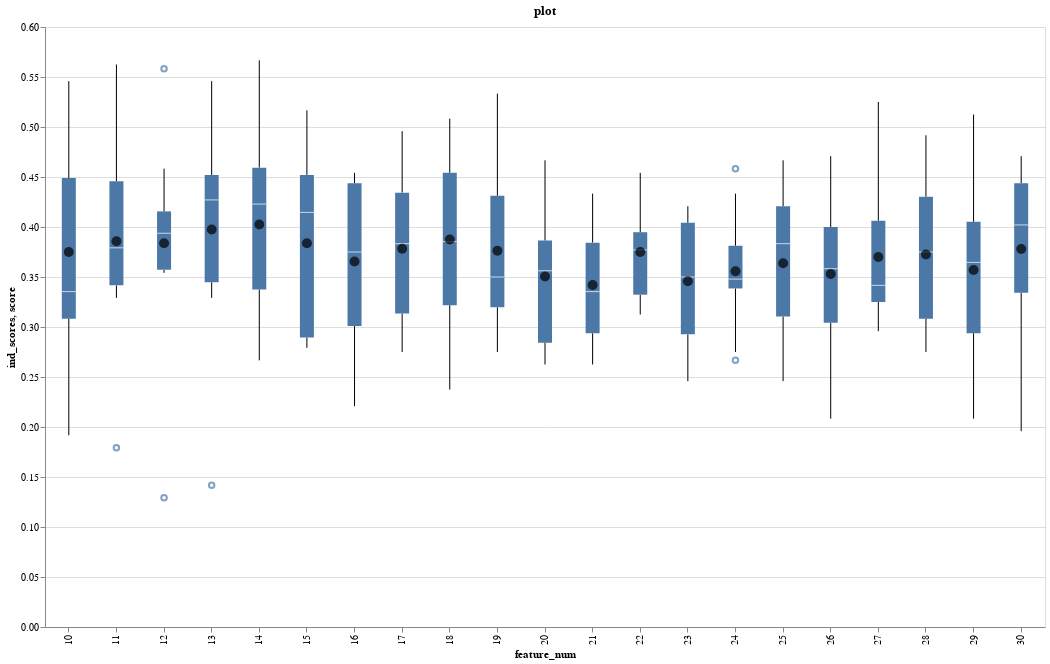

The code cell stored with this chart in its notebook:
### Code cell
bp_preprocessing.altair_feature_selection_chart(dectree_stats,uniqueness=3)

### Figure 1 — Vega-Lite specification as saved in the notebook (floating-point values rounded to 4 significant figures; data arrays with more than 128 entries replaced by an {"elided": "..."} marker saying what was removed)
{"config": {"view": {"continuousWidth": 400, "continuousHeight": 300}}, "layer": [{"data": {"name": "data-697ab0435a032827f3ee945ab4b43a3a"}, "mark": "boxplot", "encoding": {"x": {"field": "feature_num", "type": "ordinal"}, "y": {"field": "ind_scores", "type": "quantitative"}}, "selection": {"selector009": {"type": "single", "empty": "none"}, "selector010": {"type": "interval", "bind": "scales", "encodings": ["x", "y"]}}}, {"data": {"name": "data-71aa4c59babfbc8ae140c42141145201"}, "mark": {"type": "point", "color": "black", "filled": true, "size": 100}, "encoding": {"x": {"field": "feature_num", "title": "feature_num", "type": "ordinal"}, "y": {"field": "avg_score", "title": "score", "type": "quantitative"}}, "selection": {"selector009": {"type": "single", "empty": "none"}}}, {"data": {"name": "data-71aa4c59babfbc8ae140c42141145201"}, "mark": {"type": "text", "baseline": "bottom", "dy": -75}, "encoding": {"text": {"field": "featuresX", "type": "nominal"}, "y": {"field": "zero", "type": "quantitative"}}, "transform": [{"filter": {"selection": "selector009"}}]}], "height": 600, "title": "plot", "width": 1000, "$schema": "https://vega.github.io/schema/vega-lite/v4.17.0.json", "datasets": {"data-697ab0435a032827f3ee945ab4b43a3a": {"elided": "210 records"}, "data-71aa4c59babfbc8ae140c42141145201": [{"feature_num": 10, "ind_scores": [0.2917, 0.3042, 0.325, 0.1917, 0.4583, 0.3208, 0.3458, 0.4208, 0.5458, 0.5458], "avg_score": 0.375, "stdev": 0.1092, "ci68": "(0.26639407430165163, 0.4836059256983485)", "yerr": 0.1086, "features": [["TAU", "HYI", "PZP", "CO6A2", "METRN", "FSCN1", "CO7", "SUMO4", "CEMIP", "1433G"], ["1433Z", "C1QT4", "POTEJ", "CO6A2", "AK1C1", "KLK11", "1433G", "TAU", "GLT15", "MMP2"], ["1433G", "CO7", "TWSG1", "AK1C1", "NPY", "AMY2B", "1433Z", "PAL4A", "MA1C1", "TAU"], ["TAU", "CLMP", "MST1L", "PGBM", "HORN", "FUCO", "SEPR", "1433Z", "CBLN4", "GDIA"], ["GDIA", "C1QB", "PPIB", "PILRA", "TMM25", "TAU", "CLMP", "VWF", "1433G", "CO7"], ["PGK1", "PHLB3", "FCGBP", "POTEJ", "TAU", "MMP2", "1433G", "NPTX2", "FCG3A", "CHLE"], ["1433G", "CBLN2", "SEPR", "HYAL1", "ANXA2", "TAU", "ABHEA", "AK1C1", "1433B", "PAL4A"], ["TAU", "CSF2R", "MA1C1", "SV2A", "1433Z", "CO6A2", "AK1C1", "CO7", "PPT1", "1433G"], ["TAU", "NEDD8", "HYI", "MMP2", "LV214", "1433G", "CAH10", "AK1C1", "PAL4A", "ERAP2"], ["TAU", "XYLT1", "CO7", "CO6A2", "TRFM", "1433G", "AK1C1", "PAL4A", "MA1C1", "ACBP"]], "uniqueX_features_ina_string": "1433G, 1433Z, AK1C1, CO6A2, CO7, MA1C1, MMP2, PAL4A, TAU", "featuresX": ["1433G, 1433Z, AK1C1, CO6A2, CO7, MA1C1, MMP2, PAL4A, TAU"], "zero": 0}, {"feature_num": 11, "ind_scores": [0.3292, 0.3667, 0.4542, 0.1792, 0.3667, 0.3333, 0.3917, 0.4208, 0.4542, 0.5625], "avg_score": 0.3858, "stdev": 0.09551, "ci68": "(0.2908523374977068, 0.48081432916895983)", "yerr": 0.09498, "features": [["TAU", "HYI", "PZP", "CO6A2", "METRN", "FSCN1", "CO7", "SUMO4", "CEMIP", "1433G", "HBAZ"], ["1433Z", "C1QT4", "POTEJ", "CO6A2", "AK1C1", "KLK11", "1433G", "TAU", "GLT15", "MMP2", "CHIT1"], ["1433G", "CO7", "TWSG1", "AK1C1", "NPY", "AMY2B", "1433Z", "PAL4A", "MA1C1", "TAU", "MMP2"], ["TAU", "CLMP", "MST1L", "PGBM", "HORN", "FUCO", "SEPR", "1433Z", "CBLN4", "GDIA", "GALNS"], ["GDIA", "C1QB", "PPIB", "PILRA", "TMM25", "TAU", "CLMP", "VWF", "1433G", "CO7", "PAL4A"], ["PGK1", "PHLB3", "FCGBP", "POTEJ", "TAU", "MMP2", "1433G", "NPTX2", "FCG3A", "CHLE", "FREM2"], ["1433G", "CBLN2", "SEPR", "HYAL1", "ANXA2", "TAU", "ABHEA", "AK1C1", "1433B", "PAL4A", "FRIL"], ["TAU", "CSF2R", "MA1C1", "SV2A", "1433Z", "CO6A2", "AK1C1", "CO7", "PPT1", "1433G", "SCUB1"], ["TAU", "NEDD8", "HYI", "MMP2", "LV214", "1433G", "CAH10", "AK1C1", "PAL4A", "ERAP2", "PRG4"], ["TAU", "XYLT1", "CO7", "CO6A2", "TRFM", "1433G", "AK1C1", "PAL4A", "MA1C1", "ACBP", "HORN"]], "uniqueX_features_ina_string": "1433G, 1433Z, AK1C1, CO6A2, CO7, MA1C1, MMP2, PAL4A, TAU", "featuresX": ["1433G, 1433Z, AK1C1, CO6A2, CO7, MA1C1, MMP2, PAL4A, TAU"], "zero": 0}, {"feature_num": 12, "ind_scores": [0.3542, 0.3792, 0.3667, 0.1292, 0.4167, 0.3542, 0.4125, 0.4083, 0.5583, 0.4583], "avg_score": 0.3837, "stdev": 0.1027, "ci68": "(0.2816388380842159, 0.4858611619157841)", "yerr": 0.1021, "features": [["TAU", "HYI", "PZP", "CO6A2", "METRN", "FSCN1", "CO7", "SUMO4", "CEMIP", "1433G", "HBAZ", "PAL4A"], ["1433Z", "C1QT4", "POTEJ", "CO6A2", "AK1C1", "KLK11", "1433G", "TAU", "GLT15", "MMP2", "CHIT1", "CADH5"], ["1433G", "CO7", "TWSG1", "AK1C1", "NPY", "AMY2B", "1433Z", "PAL4A", "MA1C1", "TAU", "MMP2", "GMFB"], ["TAU", "CLMP", "MST1L", "PGBM", "HORN", "FUCO", "SEPR", "1433Z", "CBLN4", "GDIA", "GALNS", "PGK1"], ["GDIA", "C1QB", "PPIB", "PILRA", "TMM25", "TAU", "CLMP", "VWF", "1433G", "CO7", "PAL4A", "CADH5"], ["PGK1", "PHLB3", "FCGBP", "POTEJ", "TAU", "MMP2", "1433G", "NPTX2", "FCG3A", "CHLE", "FREM2", "1433Z"], ["1433G", "CBLN2", "SEPR", "HYAL1", "ANXA2", "TAU", "ABHEA", "AK1C1", "1433B", "PAL4A", "FRIL", "CO7"], ["TAU", "CSF2R", "MA1C1", "SV2A", "1433Z", "CO6A2", "AK1C1", "CO7", "PPT1", "1433G", "SCUB1", "SLIK2"], ["TAU", "NEDD8", "HYI", "MMP2", "LV214", "1433G", "CAH10", "AK1C1", "PAL4A", "ERAP2", "PRG4", "CNTP5"], ["TAU", "XYLT1", "CO7", "CO6A2", "TRFM", "1433G", "AK1C1", "PAL4A", "MA1C1", "ACBP", "HORN", "IGF2"]], "uniqueX_features_ina_string": "1433G, 1433Z, AK1C1, CO6A2, CO7, MA1C1, MMP2, PAL4A, TAU", "featuresX": ["1433G, 1433Z, AK1C1, CO6A2, CO7, MA1C1, MMP2, PAL4A, TAU"], "zero": 0}, {"feature_num": 13, "ind_scores": [0.3542, 0.3292, 0.4542, 0.1417, 0.3417, 0.5458, 0.4125, 0.4417, 0.5083, 0.4458], "avg_score": 0.3975, "stdev": 0.1082, "ci68": "(0.28987548762335164, 0.5051245123766485)", "yerr": 0.1076, "features": {"elided": "10x13 str values"}, "uniqueX_features_ina_string": "1433G, 1433Z, AK1C1, CO6A2, CO7, MA1C1, MMP2, PAL4A, PGK1, PPT1, TAU", "featuresX": ["1433G, 1433Z, AK1C1, CO6A2, CO7, MA1C1, MMP2, PAL4A, PGK1, PPT1, TAU"], "zero": 0}, {"feature_num": 14, "ind_scores": [0.4208, 0.4667, 0.375, 0.2708, 0.325, 0.2667, 0.425, 0.4375, 0.4708, 0.5667], "avg_score": 0.4025, "stdev": 0.08964, "ci68": "(0.3133563123956056, 0.4916436876043944)", "yerr": 0.08914, "features": {"elided": "10x14 str values"}, "uniqueX_features_ina_string": "1433G, 1433Z, AK1C1, CADH5, CO6A2, CO7, MA1C1, MMP2, PAL4A, PGK1, PPT1, TAU", "featuresX": ["1433G, 1433Z, AK1C1, CADH5, CO6A2, CO7, MA1C1, MMP2, PAL4A, PGK1, PPT1, TAU"], "zero": 0}, {"feature_num": 15, "ind_scores": [0.2958, 0.4167, 0.4125, 0.2833, 0.2875, 0.2792, 0.4625, 0.4625, 0.4208, 0.5167], "avg_score": 0.3837, "stdev": 0.08448, "ci68": "(0.29973755785446443, 0.46776244214553553)", "yerr": 0.08401, "features": {"elided": "10x15 str values"}, "uniqueX_features_ina_string": "1433G, 1433Z, AK1C1, CADH5, CO6A2, CO7, MA1C1, MMP2, PAL4A, PGK1, PPT1, TAU", "featuresX": ["1433G, 1433Z, AK1C1, CADH5, CO6A2, CO7, MA1C1, MMP2, PAL4A, PGK1, PPT1, TAU"], "zero": 0}, {"feature_num": 16, "ind_scores": [0.4458, 0.3375, 0.4542, 0.2958, 0.2208, 0.3167, 0.4375, 0.4125, 0.2792, 0.4542], "avg_score": 0.3654, "stdev": 0.08122, "ci68": "(0.284642466600725, 0.4461908667326083)", "yerr": 0.08077, "features": {"elided": "10x16 str values"}, "uniqueX_features_ina_string": "1433G, 1433Z, AK1C1, CADH5, CLMP, CO6A2, CO7, MA1C1, MMP2, PAL4A, PGK1, PPT1, TAU", "featuresX": ["1433G, 1433Z, AK1C1, CADH5, CLMP, CO6A2, CO7, MA1C1, MMP2, PAL4A, PGK1, PPT1, TAU"], "zero": 0}, {"feature_num": 17, "ind_scores": [0.4958, 0.375, 0.4583, 0.3125, 0.275, 0.3167, 0.4125, 0.4417, 0.3042, 0.3917], "avg_score": 0.3783, "stdev": 0.07063, "ci68": "(0.30809271749640127, 0.4485739491702654)", "yerr": 0.07024, "features": {"elided": "10x17 str values"}, "uniqueX_features_ina_string": "1433B, 1433G, 1433Z, AK1C1, CADH5, CLMP, CO6A2, CO7, FREM2, MA1C1, MMP2, PAL4A, PGK1, PPT1, SUMO4, TAU", "featuresX": ["1433B, 1433G, 1433Z, AK1C1, CADH5, CLMP, CO6A2, CO7, FREM2, MA1C1, MMP2, PAL4A, PGK1, PPT1, SUMO4, TAU"], "zero": 0}, {"feature_num": 18, "ind_scores": [0.5083, 0.2375, 0.4542, 0.3125, 0.325, 0.3333, 0.4375, 0.4542, 0.3208, 0.4917], "avg_score": 0.3875, "stdev": 0.08732, "ci68": "(0.30066269856064204, 0.47433730143935804)", "yerr": 0.08684, "features": {"elided": "10x18 str values"}, "uniqueX_features_ina_string": "1433B, 1433G, 1433Z, AK1C1, CADH5, CHIT1, CLMP, CO6A2, CO7, FREM2, MA1C1, MMP2, PAL4A, PGK1, PPT1, SUMO4, TAU", "featuresX": ["1433B, 1433G, 1433Z, AK1C1, CADH5, CHIT1, CLMP, CO6A2, CO7, FREM2, MA1C1, MMP2, PAL4A, PGK1, PPT1, SUMO4, TAU"], "zero": 0}, {"feature_num": 19, "ind_scores": [0.4458, 0.3875, 0.5333, 0.3125, 0.3375, 0.3167, 0.4625, 0.3625, 0.3292, 0.275], "avg_score": 0.3762, "stdev": 0.07672, "ci68": "(0.2999575770693472, 0.4525424229306528)", "yerr": 0.07629, "features": {"elided": "10x19 str values"}, "uniqueX_features_ina_string": "1433B, 1433G, 1433Z, AK1C1, CADH5, CHIT1, CLMP, CO6A2, CO7, FREM2, MA1C1, MMP2, PAL4A, PGK1, PPT1, SUMO4, TAU", "featuresX": ["1433B, 1433G, 1433Z, AK1C1, CADH5, CHIT1, CLMP, CO6A2, CO7, FREM2, MA1C1, MMP2, PAL4A, PGK1, PPT1, SUMO4, TAU"], "zero": 0}, {"feature_num": 20, "ind_scores": [0.4458, 0.275, 0.4667, 0.2625, 0.3458, 0.2792, 0.3667, 0.3708, 0.3, 0.3917], "avg_score": 0.3504, "stdev": 0.06787, "ci68": "(0.2829272626537721, 0.4179060706795612)", "yerr": 0.06749, "features": {"elided": "10x20 str values"}, "uniqueX_features_ina_string": "1433B, 1433G, 1433Z, AK1C1, CADH5, CHIT1, CLMP, CO6A2, CO7, FREM2, MA1C1, MMP2, PAL4A, PGK1, PPT1, SUMO4, TAU", "featuresX": ["1433B, 1433G, 1433Z, AK1C1, CADH5, CHIT1, CLMP, CO6A2, CO7, FREM2, MA1C1, MMP2, PAL4A, PGK1, PPT1, SUMO4, TAU"], "zero": 0}, {"feature_num": 21, "ind_scores": [0.4333, 0.2875, 0.4292, 0.3125, 0.2708, 0.3208, 0.35, 0.3625, 0.3917, 0.2625], "avg_score": 0.3421, "stdev": 0.05879, "ci68": "(0.2836178052958146, 0.40054886137085216)", "yerr": 0.05847, "features": {"elided": "10x21 str values"}, "uniqueX_features_ina_string": "1433B, 1433G, 1433Z, AK1C1, AMY2B, CADH5, CBLN2, CEMIP, CHIT1, CLMP, CO6A2, CO7, FREM2, MA1C1, MMP2, PAL4A, PGK1, PPT1, SUMO4, TAU", "featuresX": ["1433B, 1433G, 1433Z, AK1C1, AMY2B, CADH5, CBLN2, CEMIP, CHIT1, CLMP, CO6A2, CO7, FREM2, MA1C1, MMP2, PAL4A, PGK1, PPT1, SUMO4, TAU"], "zero": 0}, {"feature_num": 22, "ind_scores": [0.4458, 0.3875, 0.4542, 0.3125, 0.3917, 0.3542, 0.3958, 0.3167, 0.3667, 0.325], "avg_score": 0.375, "stdev": 0.0474, "ci68": "(0.32786513242432974, 0.42213486757567037)", "yerr": 0.04713, "features": {"elided": "10x22 str values"}, "uniqueX_features_ina_string": "1433B, 1433G, 1433Z, AK1C1, AMY2B, CADH5, CBLN2, CEMIP, CHIT1, CHLE, CLMP, CO6A2, CO7, FREM2, MA1C1, MMP2, PAL4A, PGK1, PPT1, SUMO4, TAU", "featuresX": ["1433B, 1433G, 1433Z, AK1C1, AMY2B, CADH5, CBLN2, CEMIP, CHIT1, CHLE, CLMP, CO6A2, CO7, FREM2, MA1C1, MMP2, PAL4A, PGK1, PPT1, SUMO4, TAU"], "zero": 0}, {"feature_num": 23, "ind_scores": [0.4208, 0.2792, 0.4167, 0.35, 0.3333, 0.2792, 0.35, 0.3667, 0.4167, 0.2458], "avg_score": 0.3458, "stdev": 0.05931, "ci68": "(0.28685467706752, 0.40481198959914666)", "yerr": 0.05898, "features": {"elided": "10x23 str values"}, "uniqueX_features_ina_string": "1433B, 1433G, 1433Z, AK1C1, AMY2B, CADH5, CBLN2, CEMIP, CHIT1, CHLE, CLMP, CO6A2, CO7, FREM2, GDIA, GUAD, IGF2, MA1C1, MMP2, PAL4A, PGK1, - PPT1, SUMO4, TAU", "featuresX": ["1433B, 1433G, 1433Z, AK1C1, AMY2B, CADH5, CBLN2, CEMIP, CHIT1, CHLE, CLMP, CO6A2, CO7, FREM2, GDIA, GUAD, IGF2, MA1C1, MMP2, PAL4A, PGK1, ", " PPT1, SUMO4, TAU"], "zero": 0}, {"feature_num": 24, "ind_scores": [0.4333, 0.3417, 0.3875, 0.3625, 0.35, 0.2667, 0.3458, 0.4583, 0.3375, 0.275], "avg_score": 0.3558, "stdev": 0.0572, "ci68": "(0.2989530565680876, 0.41271361009857904)", "yerr": 0.05688, "features": {"elided": "10x24 str values"}, "uniqueX_features_ina_string": "1433B, 1433G, 1433Z, AK1C1, AMY2B, CADH5, CBLN2, CEMIP, CHIT1, CHLE, CLMP, CO6A2, CO7, FREM2, GDIA, GUAD, IGF2, MA1C1, MMP2, PAL4A, PGK1, - PPT1, SUMO4, TAU", "featuresX": ["1433B, 1433G, 1433Z, AK1C1, AMY2B, CADH5, CBLN2, CEMIP, CHIT1, CHLE, CLMP, CO6A2, CO7, FREM2, GDIA, GUAD, IGF2, MA1C1, MMP2, PAL4A, PGK1, ", " PPT1, SUMO4, TAU"], "zero": 0}, {"feature_num": 25, "ind_scores": [0.4458, 0.3167, 0.4042, 0.425, 0.4667, 0.3083, 0.3625, 0.4083, 0.2542, 0.2458], "avg_score": 0.3638, "stdev": 0.07477, "ci68": "(0.28939505913582075, 0.4381049408641793)", "yerr": 0.07435, "features": {"elided": "10x25 str values"}, "uniqueX_features_ina_string": "1433B, 1433G, 1433T, 1433Z, AK1C1, AMY2B, CADH5, CBLN2, CEMIP, CHIT1, CHLE, CLMP, CO6A2, CO7, FREM2, GDIA, GUAD, HLAA, IGF2, MA1C1, MMP2, - PAL4A, PGK1, PPT1, SUMO4, TAU, VWF", "featuresX": ["1433B, 1433G, 1433T, 1433Z, AK1C1, AMY2B, CADH5, CBLN2, CEMIP, CHIT1, CHLE, CLMP, CO6A2, CO7, FREM2, GDIA, GUAD, HLAA, IGF2, MA1C1, MMP2, ", " PAL4A, PGK1, PPT1, SUMO4, TAU, VWF"], "zero": 0}, {"feature_num": 26, "ind_scores": [0.4458, 0.3292, 0.4708, 0.2958, 0.3875, 0.3542, 0.4042, 0.2708, 0.3625, 0.2083], "avg_score": 0.3529, "stdev": 0.0761, "ci68": "(0.2772343037015013, 0.42859902963183205)", "yerr": 0.07568, "features": {"elided": "10x26 str values"}, "uniqueX_features_ina_string": "1433B, 1433G, 1433T, 1433Z, AK1C1, AMY2B, CADH5, CBLN2, CEMIP, CHIT1, CHLE, CLMP, CO6A2, CO7, FREM2, GDIA, GUAD, HLAA, IGF2, MA1C1, MMP2, - PAL4A, PCDGL, PGK1, PPT1, SUMO4, TAU, VWF", "featuresX": ["1433B, 1433G, 1433T, 1433Z, AK1C1, AMY2B, CADH5, CBLN2, CEMIP, CHIT1, CHLE, CLMP, CO6A2, CO7, FREM2, GDIA, GUAD, HLAA, IGF2, MA1C1, MMP2, ", " PAL4A, PCDGL, PGK1, PPT1, SUMO4, TAU, VWF"], "zero": 0}, {"feature_num": 27, "ind_scores": [0.4333, 0.3458, 0.3875, 0.4125, 0.525, 0.3042, 0.2958, 0.3208, 0.3375, 0.3375], "avg_score": 0.37, "stdev": 0.06715, "ci68": "(0.30321771249717544, 0.43678228750282455)", "yerr": 0.06678, "features": {"elided": "10x27 str values"}, "uniqueX_features_ina_string": "1433B, 1433G, 1433T, 1433Z, AK1C1, AMY2B, CADH5, CBLN2, CEMIP, CHIT1, CHLE, CLMP, CO6A2, CO7, FREM2, GDIA, GMFB, GUAD, HLAA, IGF2, MA1C1, - MMP2, PAL4A, PCDGL, PGK1, PGK2, PPT1, SUMO4, TAU, VWF", "featuresX": ["1433B, 1433G, 1433T, 1433Z, AK1C1, AMY2B, CADH5, CBLN2, CEMIP, CHIT1, CHLE, CLMP, CO6A2, CO7, FREM2, GDIA, GMFB, GUAD, HLAA, IGF2, MA1C1, ", " MMP2, PAL4A, PCDGL, PGK1, PGK2, PPT1, SUMO4, TAU, VWF"], "zero": 0}, {"feature_num": 28, "ind_scores": [0.4458, 0.3542, 0.3042, 0.4917, 0.4083, 0.2917, 0.3958, 0.3208, 0.4375, 0.275], "avg_score": 0.3725, "stdev": 0.07025, "ci68": "(0.30264174222943946, 0.4423582577705605)", "yerr": 0.06986, "features": {"elided": "10x28 str values"}, "uniqueX_features_ina_string": "1433B, 1433G, 1433T, 1433Z, AK1C1, AMY2B, CADH5, CBLN2, CEMIP, CHIT1, CHLE, CLMP, CO6A2, CO7, FREM2, GDIA, GMFB, GUAD, HLAA, IGF2, MA1C1, - MMP2, NPTX2, NPY, PAL4A, PCDGL, PGK1, PGK2, PPT1, SUMO4, TAU, VWF", "featuresX": ["1433B, 1433G, 1433T, 1433Z, AK1C1, AMY2B, CADH5, CBLN2, CEMIP, CHIT1, CHLE, CLMP, CO6A2, CO7, FREM2, GDIA, GMFB, GUAD, HLAA, IGF2, MA1C1, ", " MMP2, NPTX2, NPY, PAL4A, PCDGL, PGK1, PGK2, PPT1, SUMO4, TAU, VWF"], "zero": 0}, {"feature_num": 29, "ind_scores": [0.4458, 0.3542, 0.375, 0.4125, 0.5125, 0.2917, 0.3, 0.3833, 0.2875, 0.2083], "avg_score": 0.3571, "stdev": 0.08404, "ci68": "(0.273509376758716, 0.4406572899079506)", "yerr": 0.08357, "features": {"elided": "10x29 str values"}, "uniqueX_features_ina_string": "1433B, 1433G, 1433T, 1433Z, AK1C1, AMY2B, CADH5, CBLN2, CEMIP, CHIT1, CHLE, CLMP, CO6A2, CO7, FREM2, GDIA, GMFB, GUAD, HLAA, IGF2, MA1C1, - MMP2, NPTX2, NPY, PAL4A, PCDGL, PGK1, PGK2, PPT1, SUMO4, TAU, VWF", "featuresX": ["1433B, 1433G, 1433T, 1433Z, AK1C1, AMY2B, CADH5, CBLN2, CEMIP, CHIT1, CHLE, CLMP, CO6A2, CO7, FREM2, GDIA, GMFB, GUAD, HLAA, IGF2, MA1C1, ", " MMP2, NPTX2, NPY, PAL4A, PCDGL, PGK1, PGK2, PPT1, SUMO4, TAU, VWF"], "zero": 0}, {"feature_num": 30, "ind_scores": [0.4458, 0.3667, 0.4375, 0.4375, 0.4708, 0.4542, 0.1958, 0.3333, 0.3, 0.3375], "avg_score": 0.3779, "stdev": 0.08315, "ci68": "(0.2952308092682927, 0.4606025240650406)", "yerr": 0.08269, "features": {"elided": "10x30 str values"}, "uniqueX_features_ina_string": "1433B, 1433G, 1433T, 1433Z, AK1C1, AMY2B, CADH5, CBLN2, CEMIP, CHIT1, CHLE, CLMP, CO6A2, CO7, DPP6, FREM2, GDIA, GMFB, GUAD, HDHD2, HLAA, - HYI, IGF2, MA1C1, MMP2, NPTX2, NPY, PAL4A, PCDGL, PGK1, PGK2, PPT1, SCUB1, SEPR, SUMO4, TAU, VWF", "featuresX": ["1433B, 1433G, 1433T, 1433Z, AK1C1, AMY2B, CADH5, CBLN2, CEMIP, CHIT1, CHLE, CLMP, CO6A2, CO7, DPP6, FREM2, GDIA, GMFB, GUAD, HDHD2, HLAA, ", " HYI, IGF2, MA1C1, MMP2, NPTX2, NPY, PAL4A, PCDGL, PGK1, PGK2, PPT1, SCUB1, SEPR, SUMO4, TAU, VWF"], "zero": 0}]}}
